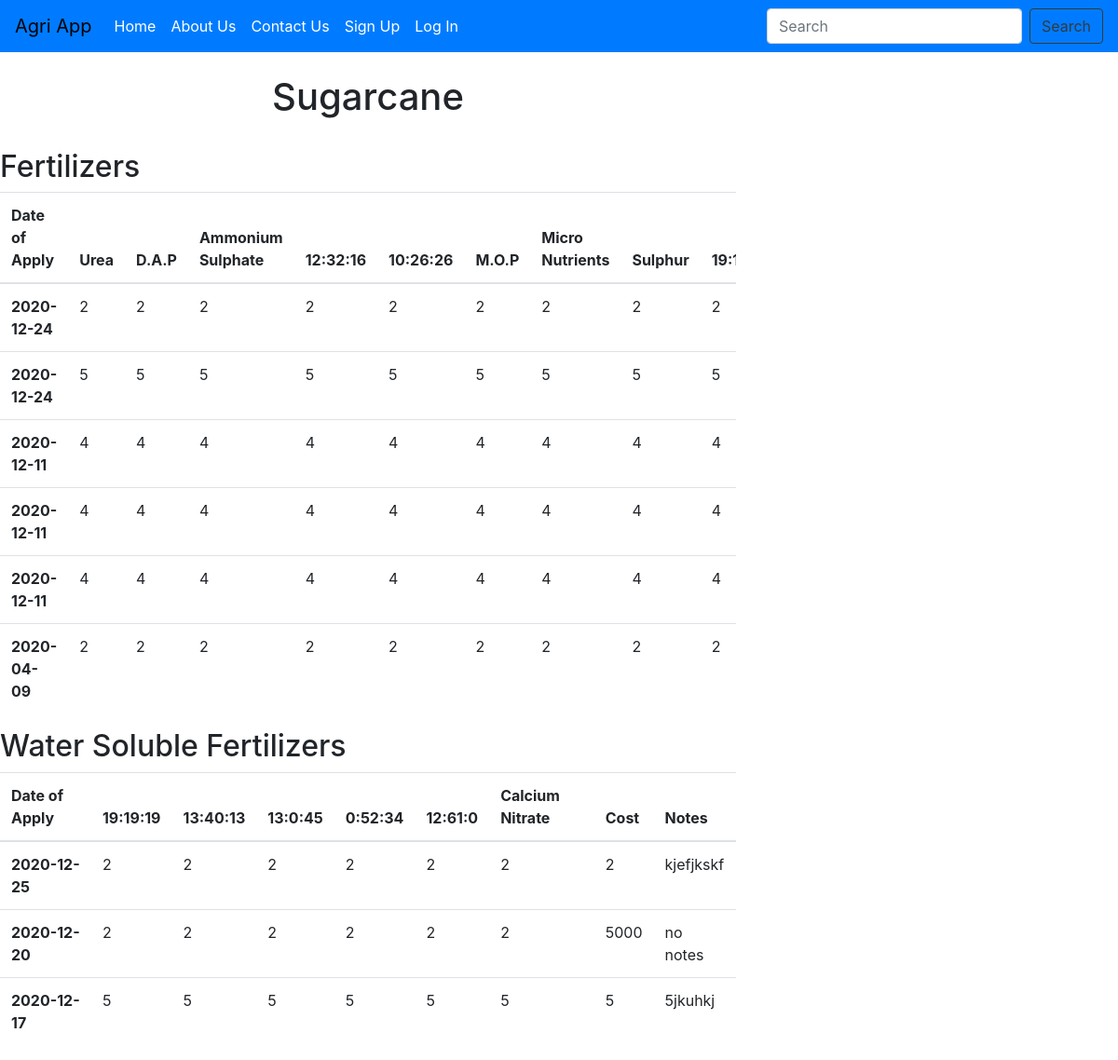
/Sugarcane, run on the app's committed database.
### agriapp/models.py (models this page shows, shortened)
class Crops(db.Model):
    __tablename__ = 'crops'
    users = db.relationship(Users)
    id = db.Column(db.Integer,primary_key = True)
    user_id = db.Column(db.ForeignKey('users.id'),nullable=False)
    crop_name = db.Column(db.String(64),nullable=False)
    date_planted = db.Column(db.DateTime, default=datetime.utcnow)
    area = db.Column(db.Integer, nullable = False)
    fertilizers = db.relationship('Fertilizers', backref = 'maincrop', lazy = True)
    water_soluble_fertilizers = db.relationship('WaterSolubleFertilizers', backref = 'maincrop', lazy = True)
    foliar = db.relationship('Foliar', backref = "maincrop", lazy = True)

class Fertilizers(db.Model):
    __tablename__ = "fertilizers"
    crops = db.relationship(Crops)
    id = db.Column(db.Integer, primary_key = True)
    crop_id = db.Column(db.ForeignKey('crops.id'), nullable = False)
    date_of_apply = db.Column(db.Date)
    urea = db.Column(db.Integer)
    dap = db.Column(db.Integer)
    ammonium_sulphate = db.Column(db.Integer)
    bag_of_12X32X16 = db.Column(db.Integer)
    bag_of_10X26X26 = db.Column(db.Integer)
    mop = db.Column(db.Integer)
    micronutrients = db.Column(db.Integer)
    sulphur = db.Column(db.Integer)
    bag_of_19X19X19 = db.Column(db.Integer)
    bag_of_20X20X0X13 = db.Column(db.Integer)
    cost = db.Column(db.Integer)
    notes = db.Column(db.Text)

class WaterSolubleFertilizers(db.Model):
    __tablename__ = "watersolublefert"
    crops = db.relationship(Crops)
    id = db.Column(db.Integer, primary_key = True)
    crop_id = db.Column(db.ForeignKey('crops.id'), nullable = False)
    date_of_apply = db.Column(db.Date)
    bag_of_19X19X19 = db.Column(db.Integer)
    bag_of_13X40X13 = db.Column(db.Integer)
    bag_of_13X0X45 = db.Column(db.Integer)
    bag_of_0X52X34 = db.Column(db.Integer)
    bag_of_12X61X0 = db.Column(db.Integer)
    calcium_nitrate = db.Column(db.Integer)
    cost = db.Column(db.Integer)
    notes = db.Column(db.Text)

### agriapp/users/views.py (the view)
@user.route("/<viewcrop>")
def view_crop(viewcrop = "Banana"):
    if(current_user.is_authenticated):
        user = Users.query.filter_by(username=current_user.username).first_or_404()
        crop = Crops.query.filter_by(crop_name=viewcrop).first()
        fertilizer = Fertilizers.query.filter_by(crop_id=crop.id).order_by(Fertilizers.date_of_apply.desc())
        water_soluble_fertilizer = WaterSolubleFertilizers.query.filter_by(crop_id=crop.id).order_by(WaterSolubleFertilizers.date_of_apply.desc())
        return render_template('view_crop.html',crop=crop, fertilizer=fertilizer, water_soluble_fertilizer=water_soluble_fertilizer, user=user)
    else:
        crop = Crops.query.filter_by(crop_name=viewcrop).first()
        fertilizer = Fertilizers.query.filter_by(crop_id=crop.id).order_by(Fertilizers.date_of_apply.desc())
        water_soluble_fertilizer = WaterSolubleFertilizers.query.filter_by(crop_id=crop.id).order_by(WaterSolubleFertilizers.date_of_apply.desc())
        return render_template('view_crop.html',crop=crop, fertilizer=fertilizer, water_soluble_fertilizer=water_soluble_fertilizer)

### agriapp/templates/view_crop.html (shortened to what this page needs)
{% extends "base.html" %}
{% block content %}
<div class="row">
    <div class="col-md-8">
        <h1 class="pt-4" style="text-align: center;">{{crop.crop_name}}</h1>
        <div class="table-responsive pt-4">
            <h2>Fertilizers</h2>
            <table class="table">
                <thead>
                    <tr>
                        <th scope="col">Date of Apply</th>
                        <th scope="col">Urea</th>
                        <th scope="col">D.A.P</th>
                        <th scope="col">Ammonium Sulphate</th>
                        <th scope="col">12:32:16</th>
                        <th scope="col">10:26:26</th>
                        <th scope="col">M.O.P</th>
                        <th scope="col">Micro Nutrients</th>
                        <th scope="col">Sulphur</th>
                        <th scope="col">19:19:19</th>
                    </tr>
                </thead>
                <tbody>
                    {% for fert in fertilizer %}
                    <tr>
                        <th scope="row">{{fert.date_of_apply}}</th>
                        <td>{{fert.urea}}</td>
                        <td>{{fert.dap}}</td>
                        <td>{{fert.ammonium_sulphate}}</td>
                        <td>{{fert.bag_of_12X32X16}}</td>
                        <td>{{fert.bag_of_10X26X26}}</td>
                        <td>{{fert.mop}}</td>
                        <td>{{fert.micronutrients}}</td>
                        <td>{{fert.sulphur}}</td>
                        <td>{{fert.bag_of_19X19X19}}</td>
                    </tr>
                    {% endfor %}
                </tbody>
            </table>
            <h2>Water Soluble Fertilizers</h2>
            <table class="table">
                <thead>
                    <tr>
                        <th scope="col">Date of Apply</th>
                        <th scope="col">19:19:19 </th>
                        <th scope="col">13:40:13</th>
                        <th scope="col">13:0:45</th>
                        <th scope="col">0:52:34</th>
                        <th scope="col">12:61:0</th>
                        <th scope="col">Calcium Nitrate</th>
                        <th scope="col">Cost</th>
                        <th scope="col">Notes</th>
                    </tr>
                </thead>
                <tbody>
                    {% for water_fert in water_soluble_fertilizer %}
                    <tr>
                        <th scope="row">{{water_fert.date_of_apply}}</th>
                        <td>{{water_fert.bag_of_19X19X19}}</td>
                        <td>{{water_fert.bag_of_13X40X13}}</td>
                        <td>{{water_fert.bag_of_13X0X45}}</td>
                        <td>{{water_fert.bag_of_0X52X34}}</td>
                        <td>{{water_fert.bag_of_12X61X0}}</td>
                        <td>{{water_fert.calcium_nitrate}}</td>
                        <td>{{water_fert.cost}}</td>
                        <td>{{water_fert.notes}}</td>
                    </tr>
                    {% endfor %}
                </tbody>
            </table>
        </div>
    </div>
</div>
{% endblock %}

### data on the page
Crops: crop_name "Sugarcane"
Fertilizers: date_of_apply "2020-12-24", urea "2", dap "2", ammonium_sulphate "2", bag_of_12X32X16 "2", bag_of_10X26X26 "2", mop "2", micronutrients "2", sulphur "2", bag_of_19X19X19 "2"
Fertilizers: date_of_apply "2020-12-24", urea "5", dap "5", ammonium_sulphate "5", bag_of_12X32X16 "5", bag_of_10X26X26 "5", mop "5", micronutrients "5", sulphur "5", bag_of_19X19X19 "5"
Fertilizers: date_of_apply "2020-12-11", urea "4", dap "4", ammonium_sulphate "4", bag_of_12X32X16 "4", bag_of_10X26X26 "4", mop "4", micronutrients "4", sulphur "4", bag_of_19X19X19 "4"
Fertilizers: date_of_apply "2020-12-11", urea "4", dap "4", ammonium_sulphate "4", bag_of_12X32X16 "4", bag_of_10X26X26 "4", mop "4", micronutrients "4", sulphur "4", bag_of_19X19X19 "4"
Fertilizers: date_of_apply "2020-12-11", urea "4", dap "4", ammonium_sulphate "4", bag_of_12X32X16 "4", bag_of_10X26X26 "4", mop "4", micronutrients "4", sulphur "4", bag_of_19X19X19 "4"
Fertilizers: date_of_apply "2020-04-09", urea "2", dap "2", ammonium_sulphate "2", bag_of_12X32X16 "2", bag_of_10X26X26 "2", mop "2", micronutrients "2", sulphur "2", bag_of_19X19X19 "2"
WaterSolubleFertilizers: date_of_apply "2020-12-25", bag_of_19X19X19 "2", bag_of_13X40X13 "2", bag_of_13X0X45 "2", bag_of_0X52X34 "2", bag_of_12X61X0 "2", calcium_nitrate "2", cost "2", notes "kjefjkskf"
WaterSolubleFertilizers: date_of_apply "2020-12-20", bag_of_19X19X19 "2", bag_of_13X40X13 "2", bag_of_13X0X45 "2", bag_of_0X52X34 "2", bag_of_12X61X0 "2", calcium_nitrate "2", cost "5000", notes "no notes"
WaterSolubleFertilizers: date_of_apply "2020-12-17", bag_of_19X19X19 "5", bag_of_13X40X13 "5", bag_of_13X0X45 "5", bag_of_0X52X34 "5", bag_of_12X61X0 "5", calcium_nitrate "5", cost "5", notes "5jkuhkj"
